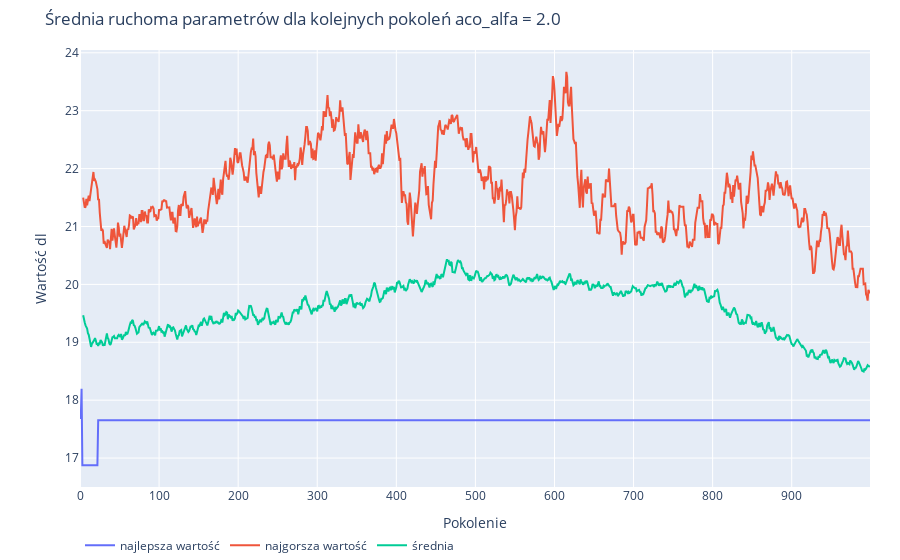

Notebook code cell kept with this figure:
### Code cell
fig = plot_single_parameters(df, name)

print(fig.layout.title)
fig.show()
fig.write_image('fig.svg', width=1000)

### Figure 1 — Plotly figure (JSON) as saved in the notebook; plotly's stock layout.template omitted (floating-point values rounded to 4 significant figures; data arrays with more than 128 entries replaced by an {"elided": "..."} marker saying what was removed)
{"data": [{"name": "najlepsza wartość", "type": "scatter", "x": {"elided": "1000 int values"}, "y": {"elided": "1000 float values"}}, {"name": "najgorsza wartość", "type": "scatter", "x": {"elided": "1000 int values"}, "y": {"elided": "1000 float values"}}, {"name": "średnia", "type": "scatter", "x": {"elided": "1000 int values"}, "y": {"elided": "1000 float values"}}], "layout": {"legend": {"orientation": "h"}, "margin": {"b": 0, "r": 30, "t": 50}, "title": {"text": "Średnia ruchoma parametrów dla kolejnych pokoleń aco_alfa = 2.0"}, "xaxis": {"title": {"text": "Pokolenie"}}, "yaxis": {"title": {"text": "Wartość dl"}}}}
